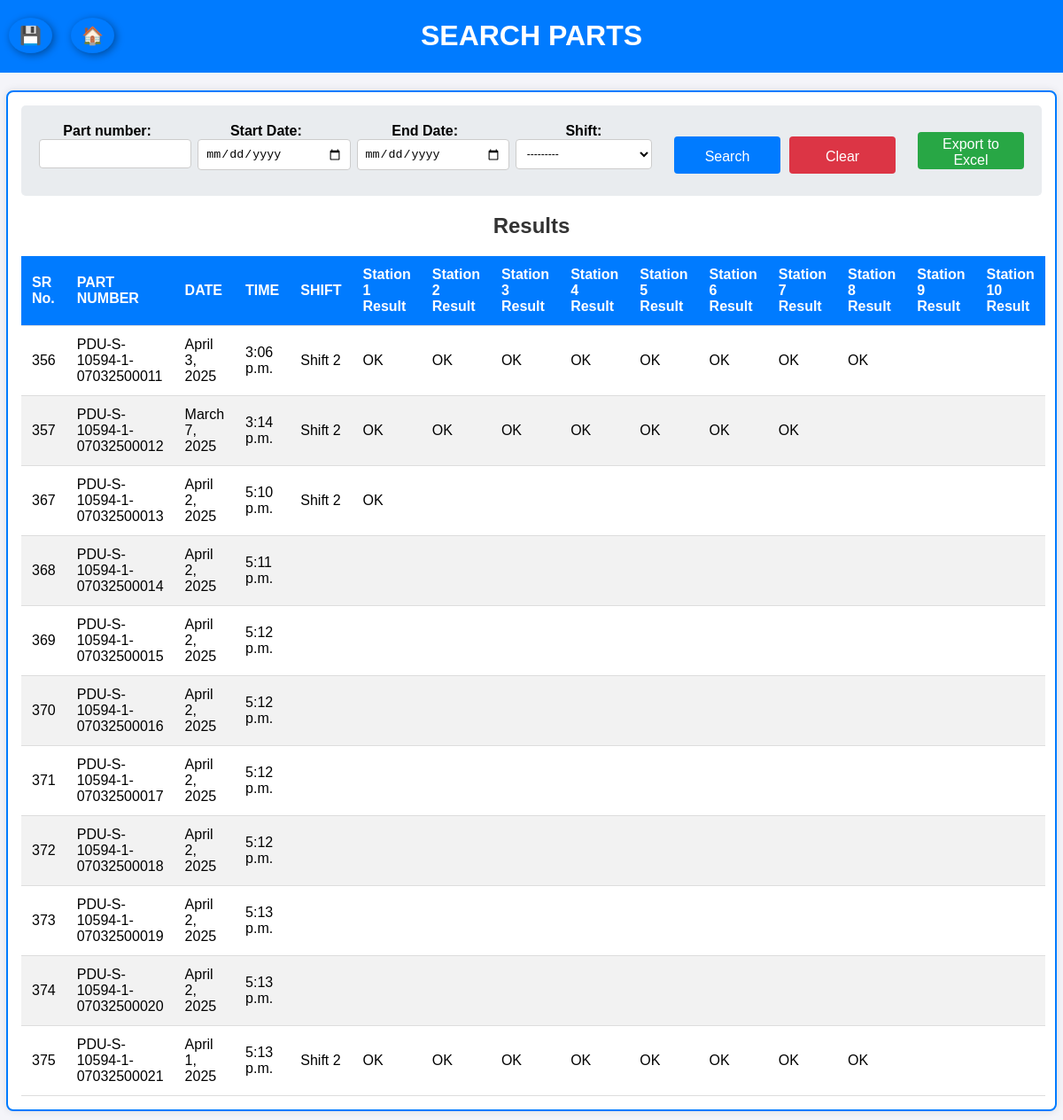
The app's page /search/ with its own data.
### track/models.py (models this page shows, shortened)
class TraceabilityData(models.Model):
    sr_no = models.AutoField(primary_key=True)  # Serial Number (Primary Key)
    part_number = models.CharField(max_length=100, unique=True)  # QR Code remove -    , unique=True
    date = models.DateField()  # Date of entry
    time = models.TimeField()  # Time of entry
    shift = models.CharField(max_length=10, null=True, blank=True)  # Shift (e.g., A, B, C)
    st1_time = models.TimeField(null=True, blank=True)
    st1_result = models.CharField(max_length=10, null=True, blank=True)  # Station 1 Result
    st2_time = models.TimeField(null=True, blank=True)
    st2_result = models.CharField(max_length=10, null=True, blank=True)  # Station 2 Result
    st3_time = models.TimeField(null=True, blank=True)
    st3_result = models.CharField(max_length=10, null=True, blank=True)  # Station 3 Result
    st4_time = models.TimeField(null=True, blank=True)
    st4_result = models.CharField(max_length=10, null=True, blank=True)  # Station 4 Result
    st5_time = models.TimeField(null=True, blank=True)
    st5_result = models.CharField(max_length=10, null=True, blank=True)  # Station 5 Result
    st6_time = models.TimeField(null=True, blank=True)
    st6_result = models.CharField(max_length=10, null=True, blank=True)  # Station 6 Result
    st7_time = models.TimeField(null=True, blank=True)
    st7_result = models.CharField(max_length=10, null=True, blank=True)  # Station 7 Result
    st8_time = models.TimeField(null=True, blank=True)
    st8_result = models.CharField(max_length=10, null=True, blank=True)  # Station 8 Result
    st9_time = models.TimeField(null=True, blank=True)
    st9_result = models.CharField(max_length=10, null=True, blank=True)  # Station 7 Result
    st10_time = models.TimeField(null=True, blank=True)
    st10_result = models.CharField(max_length=10, null=True, blank=True)  # Station 8 Result

### track/views.py (the view)
# urls.py: path('search/', search_parts, name='search_parts'),
def search_parts(request):
    queryset = TraceabilityData.objects.all()
    filter = TraceabilityDataFilter(request.GET, queryset=queryset)
    return render(request, 'track/search_parts.html', {'filter': filter})

### track/templates/track/search_parts.html (shortened to what this page needs)
{% load static %}
<!DOCTYPE html>
<html lang="en">
<head>
    <link rel="stylesheet" href="{% static 'css/styles.css' %}">
</head>
<body>
    <Header>
        <h1>SEARCH PARTS</h1>
    </Header>
    <a href="{% url 'admin:track_traceabilitydata_changelist' %}" class="database-btn">💾</a>
    <a href="{% url 'combined_page' %}" class="database-btn" style="left: 80px;">🏠</a>
    <div class="container">
        <form method="get" class="filters">
            <div class="form-group">
                {{ filter.form.part_number.label_tag }}
                {{ filter.form.part_number }}
            </div>
            <div class="form-group">
                {{ filter.form.start_date.label_tag }}
                <input type="date" name="start_date" value="{{ request.GET.start_date }}">
            </div>
            <div class="form-group">
                {{ filter.form.end_date.label_tag }}
                <input type="date" name="end_date" value="{{ request.GET.end_date }}">
            </div>
            <div class="form-group">
                {{ filter.form.shift.label_tag }}
                {{ filter.form.shift }}
            </div>
            <div class="form-buttons">
                <button type="submit">Search</button>
                <a href="{% url 'search_parts' %}" class="clear-button">Clear</a>
            </div>
            <div class="form-buttons" style="justify-content: center; margin-bottom: 10px;">
                <a href="{% url 'export_parts' %}?{{ request.GET.urlencode }}" class="clear-button" style="background-color: #28a745;">
                    Export to Excel
                </a>
            </div>
        </form>
        <h2>Results</h2>
        <table>
            <thead>
                <tr>
                    <th>SR No.</th>
                    <th>PART NUMBER</th>
                    <th>DATE</th>
                    <th>TIME</th>
                    <th>SHIFT</th>
                    <th>Station 1 Result</th>
                    <th>Station 2 Result</th>
                    <th>Station 3 Result</th>
                    <th>Station 4 Result</th>
                    <th>Station 5 Result</th>
                    <th>Station 6 Result</th>
                    <th>Station 7 Result</th>
                    <th>Station 8 Result</th>
                    <th>Station 9 Result</th>
                    <th>Station 10 Result</th>
                </tr>
            </thead>
            <tbody>
                {% for data in filter.qs %}
                    <tr>
                        <td>{{ data.sr_no|default_if_none:"" }}</td>
                        <td>{{ data.part_number|default_if_none:"" }}</td>
                        <td>{{ data.date|default_if_none:"" }}</td>
                        <td>{{ data.time|default_if_none:"" }}</td>
                        <td>{{ data.shift|default_if_none:"" }}</td>
                        <td>{{ data.st1_result|default_if_none:"" }}</td>
                        <td>{{ data.st2_result|default_if_none:"" }}</td>
                        <td>{{ data.st3_result|default_if_none:"" }}</td>
                        <td>{{ data.st4_result|default_if_none:"" }}</td>
                        <td>{{ data.st5_result|default_if_none:"" }}</td>
                        <td>{{ data.st6_result|default_if_none:"" }}</td>
                        <td>{{ data.st7_result|default_if_none:"" }}</td>
                        <td>{{ data.st8_result|default_if_none:"" }}</td>
                        <td>{{ data.st9_result|default_if_none:"" }}</td>
                        <td>{{ data.st10_result|default_if_none:"" }}</td>
                    </tr>
                {% empty %}
                    <tr>
                        <td colspan="13">No results found.</td>
                    </tr>
                {% endfor %}
            </tbody>
        </table>
    </div>
</body>
</html>

### track/static/css/styles.css (style rules this page uses)
.database-btn { position: fixed; top: 20px; left: 10px; background-color: #007BFF; color: white; padding: 8px 12px; border-radius: 50%; font-size: 20px; text-decoration: none; box-shadow: 2px 2px 10px rgba(0, 0, 0, 0.4); transition: background-color 0.3s, transform 0.2s; }

### track/templates/track/search_parts.html (style rules this page uses)
body { font-family: Arial, sans-serif; background-color: #f4f4f9; margin: 0; padding: 0; }
.container { width: 96%; margin: 0 auto; margin-top: 20px; padding: 15px; box-shadow: 0 0 10px rgba(0, 0, 0, 0.1); border: 2px solid #007BFF; border-radius: 8px; margin-bottom: 20px; background-color: #ffffff; text-align: center; }
h2 { color: #333; }
form { margin-bottom: 20px; padding: 20px; background-color: #e9ecef; border-radius: 5px; display: flex; gap: 25px; flex-wrap: wrap; }
.form-group { flex: 1; min-width: 150px; }
label { font-weight: bold; }
input, select { width: 100%; padding: 8px; border: 1px solid #ccc; border-radius: 4px; }
.form-buttons { margin-top: 10px; display: flex; gap: 10px; align-items: center; }
.form-buttons button, .form-buttons .clear-button { width: 120px; height: 42px; padding: 12px 15px 8px 15px; border: none; border-radius: 4px; cursor: pointer; font-size: 16px; text-align: center; display: flex; align-items: center; justify-content: center; box-sizing: border-box; }
.form-buttons button { background-color: #007bff; color: #fff; }
.form-buttons .clear-button { background-color: #dc3545; color: #fff; text-decoration: none; display: flex; align-items: center; justify-content: center; box-sizing: border-box; }
table { width: 100%; border-collapse: collapse; margin-top: 20px; }
th, td { padding: 12px; text-align: left; border-bottom: 1px solid #ddd; }
th { background-color: #007bff; color: #fff; }
tr:nth-child(even) { background-color: #f2f2f2; }
select { width: 100%; padding: 8px; border: 1px solid #ccc; border-radius: 4px; background-color: #fff; font-size: 12px; cursor: pointer; }
header, footer { background-color: #007BFF; color: white; text-align: center; padding: 1px 0; }
h1 { color: #ffffff; }

### records on screen
TraceabilityData: sr_no "356", part_number "PDU-S-10594-1-07032500011", date "April 3, 2025", time "3:06 p.m.", shift "Shift 2", st1_result "OK", st2_result "OK", st3_result "OK", st4_result "OK", st5_result "OK", st6_result "OK", st7_result "OK", st8_result "OK"
TraceabilityData: sr_no "357", part_number "PDU-S-10594-1-07032500012", date "March 7, 2025", time "3:14 p.m.", shift "Shift 2", st1_result "OK", st2_result "OK", st3_result "OK", st4_result "OK", st5_result "OK", st6_result "OK", st7_result "OK"
TraceabilityData: sr_no "367", part_number "PDU-S-10594-1-07032500013", date "April 2, 2025", time "5:10 p.m.", shift "Shift 2", st1_result "OK"
TraceabilityData: sr_no "368", part_number "PDU-S-10594-1-07032500014", date "April 2, 2025", time "5:11 p.m."
TraceabilityData: sr_no "369", part_number "PDU-S-10594-1-07032500015", date "April 2, 2025", time "5:12 p.m."
TraceabilityData: sr_no "370", part_number "PDU-S-10594-1-07032500016", date "April 2, 2025", time "5:12 p.m."
TraceabilityData: sr_no "371", part_number "PDU-S-10594-1-07032500017", date "April 2, 2025", time "5:12 p.m."
TraceabilityData: sr_no "372", part_number "PDU-S-10594-1-07032500018", date "April 2, 2025", time "5:12 p.m."
TraceabilityData: sr_no "373", part_number "PDU-S-10594-1-07032500019", date "April 2, 2025", time "5:13 p.m."
TraceabilityData: sr_no "374", part_number "PDU-S-10594-1-07032500020", date "April 2, 2025", time "5:13 p.m."
TraceabilityData: sr_no "375", part_number "PDU-S-10594-1-07032500021", date "April 1, 2025", time "5:13 p.m.", shift "Shift 2", st1_result "OK", st2_result "OK", st3_result "OK", st4_result "OK", st5_result "OK", st6_result "OK", st7_result "OK", st8_result "OK"

### other values on screen
{{ filter.form.part_number.label_tag }} "Part number:"
{{ filter.form.start_date.label_tag }} "Start Date:"
{{ filter.form.end_date.label_tag }} "End Date:"
{{ filter.form.shift.label_tag }} "Shift:"
